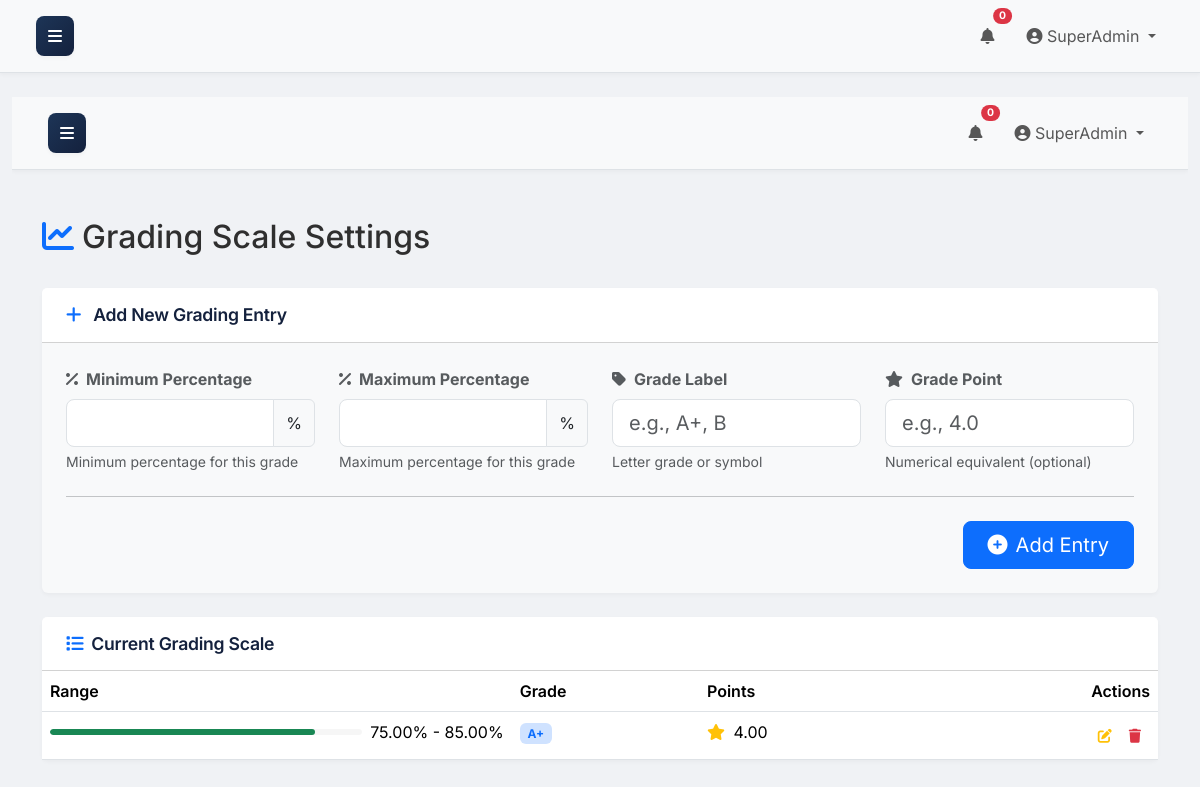
/settings/grading_scale.php (signed in), run on the app's committed database.
### tables this page shows
CREATE TABLE `grading_scale` (
  `id` int(11) NOT NULL,
  `min_percent` decimal(5,2) NOT NULL,
  `max_percent` decimal(5,2) NOT NULL,
  `grade_label` varchar(10) NOT NULL,
  `grade_point` decimal(3,2) DEFAULT NULL
);

### public/settings/grading_scale.php (the view, shortened to what this page needs)
<?php
include_once '../includes/header.php';
$pdo = get_pdo_connection();
$grading_scales = [];
try {
    $stmt = $pdo->query("SELECT id, min_percent, max_percent, grade_label, grade_point FROM grading_scale ORDER BY min_percent DESC");
    $grading_scales = $stmt->fetchAll(PDO::FETCH_ASSOC);
} catch (PDOException $e) {
    set_message('error', 'Database error fetching grading scale: ' . $e->getMessage());
}
$edit_entry = null;
?>
<?php include '../includes/header.php'; ?>
<div class="container mt-4">
    <div class="d-flex justify-content-between align-items-center mb-4">
        <h2 class="section-title">
            <i class="fas fa-chart-line text-primary me-2"></i>Grading Scale Settings
        </h2>
    </div>
    <div class="row">
        <div class="col-12">
            <div class="card shadow-sm border-0 mb-4">
                <div class="card-header bg-white py-3">
                    <h5 class="mb-0">
                        <i class="fas fa-<?php echo $edit_entry ? 'edit' : 'plus'; ?> me-2 text-primary"></i>
                        <?php echo $edit_entry ? 'Edit Grading Entry' : 'Add New Grading Entry'; ?>
                    </h5>
                </div>
                <div class="card-body p-4">
                    <form action="grading_scale.php" method="POST">
                        <div class="row g-4">
                            <div class="col-md-6 col-lg-3">
                                <div class="form-group">
                                    <label for="min_percent" class="form-label text-muted fw-bold">
                                        <i class="fas fa-percentage me-2"></i>Minimum Percentage
                                    </label>
                                    <div class="input-group">
                                        <input type="number" class="form-control form-control-lg" id="min_percent"
                                               name="min_percent" value="<?php echo htmlspecialchars($edit_entry['min_percent'] ?? ''); ?>"
                                               step="0.01" min="0" max="100" required>
                                        <span class="input-group-text">%</span>
                                    </div>
                                    <div class="form-text">Minimum percentage for this grade</div>
                                </div>
                            </div>
                            <div class="col-md-6 col-lg-3">
                                <div class="form-group">
                                    <label for="max_percent" class="form-label text-muted fw-bold">
                                        <i class="fas fa-percentage me-2"></i>Maximum Percentage
                                    </label>
                                    <div class="input-group">
                                        <input type="number" class="form-control form-control-lg" id="max_percent"
                                               name="max_percent" value="<?php echo htmlspecialchars($edit_entry['max_percent'] ?? ''); ?>"
                                               step="0.01" min="0" max="100" required>
                                        <span class="input-group-text">%</span>
                                    </div>
                                    <div class="form-text">Maximum percentage for this grade</div>
                                </div>
                            </div>
                            <div class="col-md-6 col-lg-3">
                                <div class="form-group">
                                    <label for="grade_label" class="form-label text-muted fw-bold">
                                        <i class="fas fa-tag me-2"></i>Grade Label
                                    </label>
                                    <input type="text" class="form-control form-control-lg" id="grade_label"
                                           name="grade_label" value="<?php echo htmlspecialchars($edit_entry['grade_label'] ?? ''); ?>"
                                           required maxlength="10" placeholder="e.g., A+, B">
                                    <div class="form-text">Letter grade or symbol</div>
                                </div>
                            </div>
                            <div class="col-md-6 col-lg-3">
                                <div class="form-group">
                                    <label for="grade_point" class="form-label text-muted fw-bold">
                                        <i class="fas fa-star me-2"></i>Grade Point
                                    </label>
                                    <input type="number" class="form-control form-control-lg" id="grade_point"
                                           name="grade_point" value="<?php echo htmlspecialchars($edit_entry['grade_point'] ?? ''); ?>"
                                           step="0.01" min="0" placeholder="e.g., 4.0">
                                    <div class="form-text">Numerical equivalent (optional)</div>
                                </div>
                            </div>
                        </div>
                        <hr class="my-4">
                        <div class="d-flex justify-content-end gap-2">
                            <?php if ($edit_entry): ?>
                                <a href="grading_scale.php" class="btn btn-light btn-lg px-4">
                                    <i class="fas fa-times me-2"></i>Cancel
                                </a>
                                <button type="submit" class="btn btn-primary btn-lg px-4">
                                    <i class="fas fa-save me-2"></i>Update Entry
                                </button>
                            <?php else: ?>
                                <button type="submit" class="btn btn-primary btn-lg px-4">
                                    <i class="fas fa-plus-circle me-2"></i>Add Entry
                                </button>
                            <?php endif; ?>
                        </div>
                    </form>
                </div>
            </div>
        </div>
        <div class="col-12">
            <div class="card shadow-sm border-0">
                <div class="card-header bg-white py-3">
                    <h5 class="mb-0">
                        <i class="fas fa-list text-primary me-2"></i>Current Grading Scale
                    </h5>
                </div>
                <?php if (empty($grading_scales)): ?>
                    <div class="card-body p-4">
                        <div class="alert alert-info d-flex align-items-center mb-0">
                            <i class="fas fa-info-circle me-2"></i>
                            No grading scale entries defined yet.
                        </div>
                    </div>
                <?php else: ?>
                    <div class="table-responsive">
                        <table class="table mb-0">
                            <thead class="bg-light">
                                <tr>
                                    <th class="fw-semibold">Range</th>
                                    <th class="fw-semibold">Grade</th>
                                    <th class="fw-semibold">Points</th>
                                    <th class="fw-semibold text-end">Actions</th>
                                </tr>
                            </thead>
                            <tbody>
                                <?php foreach ($grading_scales as $scale): ?>
                                    <tr>
                                        <td>
                                            <div class="d-flex align-items-center">
                                                <div class="progress flex-grow-1" style="height: 6px;">
                                                    <div class="progress-bar bg-success" style="width: <?php echo htmlspecialchars($scale['max_percent']); ?>%"></div>
                                                </div>
                                                <span class="ms-2">
                                                    <?php echo htmlspecialchars($scale['min_percent']); ?>% - <?php echo htmlspecialchars($scale['max_percent']); ?>%
                                                </span>
                                            </div>
                                        </td>
                                        <td>
                                            <span class="badge bg-primary-subtle text-primary">
                                                <?php echo htmlspecialchars($scale['grade_label']); ?>
                                            </span>
                                        </td>
                                        <td>
                                            <?php if ($scale['grade_point']): ?>
                                                <i class="fas fa-star text-warning me-1"></i>
                                                <?php echo htmlspecialchars($scale['grade_point']); ?>
                                            <?php else: ?>
                                                <span class="text-muted">N/A</span>
                                            <?php endif; ?>
                                        </td>
                                        <td class="text-end">
                                            <div class="btn-group">
                                                <a href="grading_scale.php?edit_id=<?php echo htmlspecialchars($scale['id']); ?>"
                                                   class="btn btn-sm btn-warning-subtle text-warning">
                                                    <i class="fas fa-edit"></i>
                                                </a>
                                                <button type="button" class="btn btn-sm btn-danger-subtle text-danger"
                                                        onclick="confirmDelete(<?php echo htmlspecialchars($scale['id']); ?>, '<?php echo htmlspecialchars($scale['grade_label']); ?>')">
                                                    <i class="fas fa-trash"></i>
                                                </button>
                                            </div>
                                        </td>
                                    </tr>
                                <?php endforeach; ?>
                            </tbody>
                        </table>
                    </div>
                <?php endif; ?>
            </div>
        </div>
    </div>
</div>
<?php include '../includes/footer.php'; ?>

### public/assets/css/style.css (style rules this page uses)
html, body { height: 100%; margin: 0; padding: 0; }
:root { --primary-green: #1b4332; --accent-green: #2d6a4f; --light-green: #b7e4c7; --dark-green: #081c15; --professional-blue: #1d3557; --dark-blue: #14213d; --light-gray: #f0f2f5; --medium-gray: #6c757d; --border-color: #dee2e6; --primary: #1d3557; --primary-subtle: #e6eaf0; --success: #2d6a4f; --success-subtle: #e7f2ed; --warning: #ca6702; --warning-subtle: #fff1e6; --info: #184e77; --info-subtle: #e6eff4; --danger: #9b2226; --danger-subtle: #f8e7e7; --secondary: #4a4e69; --secondary-subtle: #ecedf2; --bg-dark: #f0f2f5; --card-bg: #f8f9fa; --timeline-bg: rgba(0, 0, 0, 0.03); --bg-dark: #f0f2f5; --sidebar-width: 250px; --sidebar-collapsed-width: 70px; --sidebar-transition: 0.3s; --shadow-sm: 0 .125rem .25rem rgba(0,0,0,.035); --shadow-md: 0 .5rem 1rem rgba(0,0,0,.05); --shadow-lg: 0 1rem 3rem rgba(0,0,0,.075); }
body { font-family: 'Inter', sans-serif; background-color: var(--bg-dark); overflow-x: hidden; color: #2f2f2f; }
.card { background: var(--card-bg); border: none; box-shadow: 0 2px 6px rgba(0, 0, 0, 0.04); }
.card .card-header { background: transparent; padding: 1.5rem 1.5rem 1rem; }
.progress { background-color: var(--timeline-bg); }
.card .card-header h5 { color: var(--dark-blue); font-weight: 600; font-size: 1.1rem; letter-spacing: -0.25px; }
.card .card-body { padding: 1.5rem; }
.shadow-sm { box-shadow: var(--shadow-sm) !important; }
.progress { overflow: hidden; background-color: rgba(0,0,0,.035); height: 4px; }
.progress-bar { border-radius: 4px; }
.progress-bar { transition: width 1s ease; }
@media (min-width: 992px) { body { overflow-x: hidden; } }

### data on the page
grading_scale: min_percent "75.00", max_percent "85.00", grade_label "A+", grade_point "4.00"

### other printed values
$_SESSION['username'] "SuperAdmin SuperAdmin"
